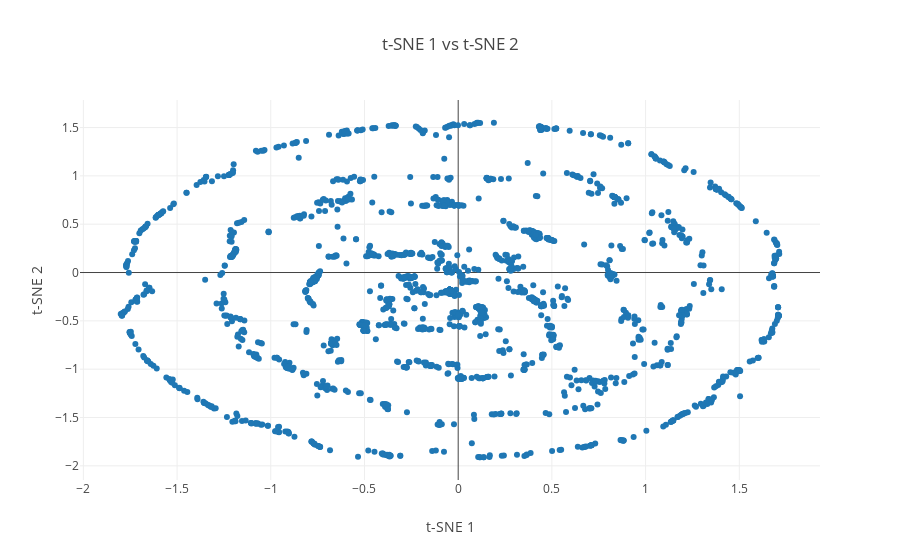

Notebook source saved alongside this figure:
### Code cell
plot_words(glove_tsne_embds, 0, 2000, 1)

### Figure 1 — Plotly figure (JSON) as saved in the notebook; plotly's stock layout.template omitted (floating-point values rounded to 4 significant figures; data arrays with more than 128 entries replaced by an {"elided": "..."} marker saying what was removed)
{"data": [{"mode": "markers", "text": {"elided": "2000 str values"}, "type": "scatter", "uid": "760a2182-c1ff-49f5-9a1a-fcbc3ba53839", "x": {"elided": "2000 float values"}, "y": {"elided": "2000 float values"}}], "layout": {"hovermode": "closest", "title": "t-SNE 1 vs t-SNE 2", "xaxis": {"title": "t-SNE 1"}, "yaxis": {"title": "t-SNE 2"}}}
